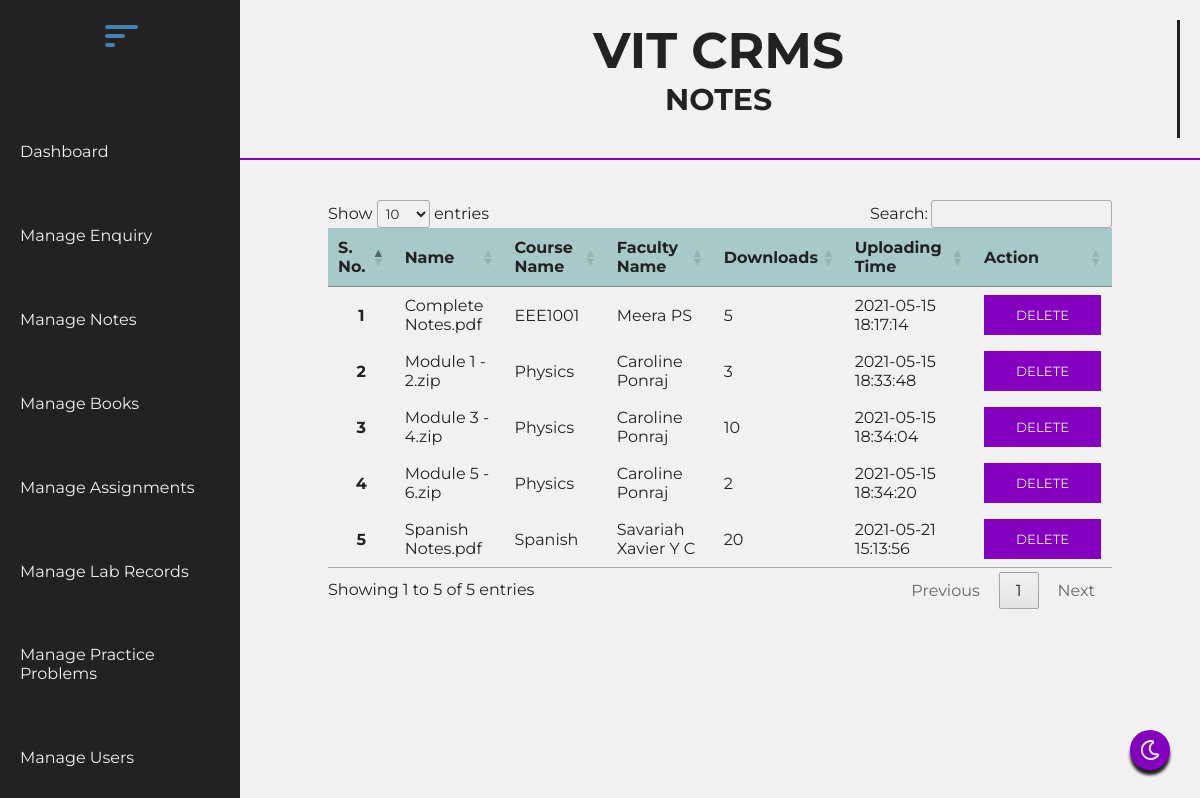
The page /admin/manage_notes.php (signed in) on the database its author committed.
### tables this page shows
CREATE TABLE `note` (
  `note_id` int(20) NOT NULL,
  `note_data` varchar(255) NOT NULL,
  `note_name` varchar(255) NOT NULL,
  `note_course_name` varchar(255) NOT NULL,
  `note_faculty_name` varchar(255) NOT NULL,
  `note_download` int(255) NOT NULL DEFAULT 0,
  `note_user_id` int(20) NOT NULL,
  `note_time` datetime NOT NULL DEFAULT current_timestamp()
);

### admin/manage_notes.php (the view, shortened to what this page needs)
<!DOCTYPE html>
<html lang="en">
<head>
    <link rel="stylesheet" href="./css/admin.css">
    <link rel="stylesheet" href="https://cdnjs.cloudflare.com/ajax/libs/font-awesome/5.15.3/css/all.min.css" />
    <link rel="stylesheet" type="text/css" href="https://cdn.datatables.net/1.10.24/css/jquery.dataTables.css">
</head>
<body>
    <section class="divider">
        <header>
            <?php require './inside/_header.php'; ?>
            <div class="mode">
                <img src="../images/moon.svg" id="mode" alt="Theme Change">
            </div>
        </header>
        <section class="content">
            <div class="top-bar">
                <div class="heading">
                    <h1>VIT CRMS</h1>
                    <h3>NOTES</h3>
                </div>
            </div>
            <div class="content-box">
                <div class="table">
                    <table id="myTable">
                        <thead>
                            <tr>
                                <th>S. No.</th>
                                <th>Name</th>
                                <th>Course Name</th>
                                <th>Faculty Name</th>
                                <th>Downloads</th>
                                <th>Uploading Time</th>
                                <th>Action</th>
                            </tr>
                        </thead>
                        <tbody>
                            <?php
                                $sql = "SELECT * FROM note";
                                $result = mysqli_query($conn, $sql);
                                $num = mysqli_num_rows($result);
                                if ($num > 0) {
                                    $i = 1;
                                    while ($row = mysqli_fetch_assoc($result)) {
                                        echo "
                                        <tr>
                                        <th>" . $i ."</th>
                                        <td>" . $row['note_name'] ."</td>
                                        <td>" . $row['note_course_name'] ."</td>
                                        <td>" . $row['note_faculty_name'] ."</td>
                                        <td>" . $row['note_download'] ."</td>
                                        <td>" . $row['note_time'] ."</td>
                                        <td>
                                            <button class='delete' id='del" . $row['note_id'] . "'>DELETE</button>
                                        </td>
                                        </tr>
                                        ";
                                        $i++;
                                    }
                                }
                            ?>
                        </tbody>
                    </table>
                </div>
            </div>
        </section>
    </section>
</body>
</html>

### admin/css/admin.css (style rules this page uses)
:root { --primary-color: #222; --btn-color: rgb(130, 0, 190); --background-color: #F1F1F1; --about-shadow: rgba(0, 0, 0, .25); }
* { margin: 0px; padding: 0px; box-sizing: border-box; font-family: 'Montserrat', sans-serif; text-decoration: none; list-style: none; }
html { scroll-behavior: smooth; overflow-x: hidden; }
body { color: var(--primary-color); overflow-x: hidden; width: 100%; height: 100vh; background: var(--background-color); }
.mode { display: flex; justify-content: center; align-items: center; position: fixed; right: 30px; bottom: 30px; height: 40px; width: 40px; background: var(--btn-color); border-radius: 50%; box-shadow: 0 5px 3px #222; z-index: 10000; }
.mode img { cursor: pointer; width: 20px; }
.divider { display: flex; }
header { display: flex; flex-direction: column; align-items: center; width: 20%; height: 100vh; flex: 1; background-color: #222; }
.content { flex: 4; }
.top-bar { height: 20vh; display: flex; padding: 20px; border-bottom: 2px solid var(--btn-color); }
.heading { flex: 3; border-right: 3px solid var(--primary-color); }
.heading h1 { font-size: 50px; text-align: center; }
.heading h3 { font-size: 30px; text-align: center; text-transform: uppercase; }
.content-box { max-height: 80vh; height: 100%; display: flex; flex-direction: column; justify-content: space-around; }
.table { width: 90%; height: 100%; margin: auto; padding: 40px; }
table { margin: auto; border-collapse: collapse; }
th, td { padding: 12px 23px; }
tbody tr { border-bottom: 1px solid var(--about-shadow); transition: all .5s ease-in-out; color: #222; }
thead { background-color: rgba(55, 140, 143, 0.4); }
.delete { text-decoration: none; background-color: rgb(130, 0, 190); color: #f1f1f1; padding: 10px 30px; border: 2px solid rgb(130, 0, 190); transition: all .5s; }

### rows shown on the page
note: note_name "Complete Notes.pdf", note_course_name "EEE1001", note_faculty_name "Meera PS", note_download "5", note_time "2021-05-15 18:17:14"
note: note_name "Module 1 - 2.zip", note_course_name "Physics", note_faculty_name "Caroline Ponraj", note_download "3", note_time "2021-05-15 18:33:48"
note: note_name "Module 3 - 4.zip", note_course_name "Physics", note_faculty_name "Caroline Ponraj", note_download "10", note_time "2021-05-15 18:34:04"
note: note_name "Module 5 - 6.zip", note_course_name "Physics", note_faculty_name "Caroline Ponraj", note_download "2", note_time "2021-05-15 18:34:20"
note: note_name "Spanish Notes.pdf", note_course_name "Spanish", note_faculty_name "Savariah Xavier Y C", note_download "20", note_time "2021-05-21 15:13:56"
